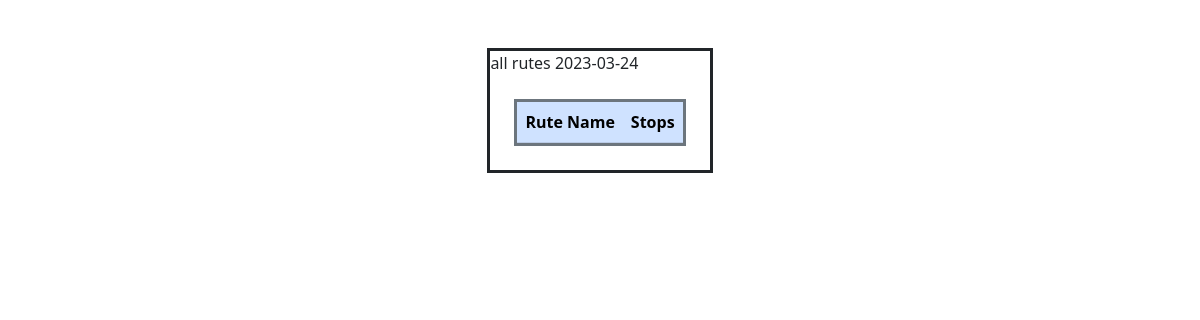
Before: /rutes/2023-03-24 with the older database file.
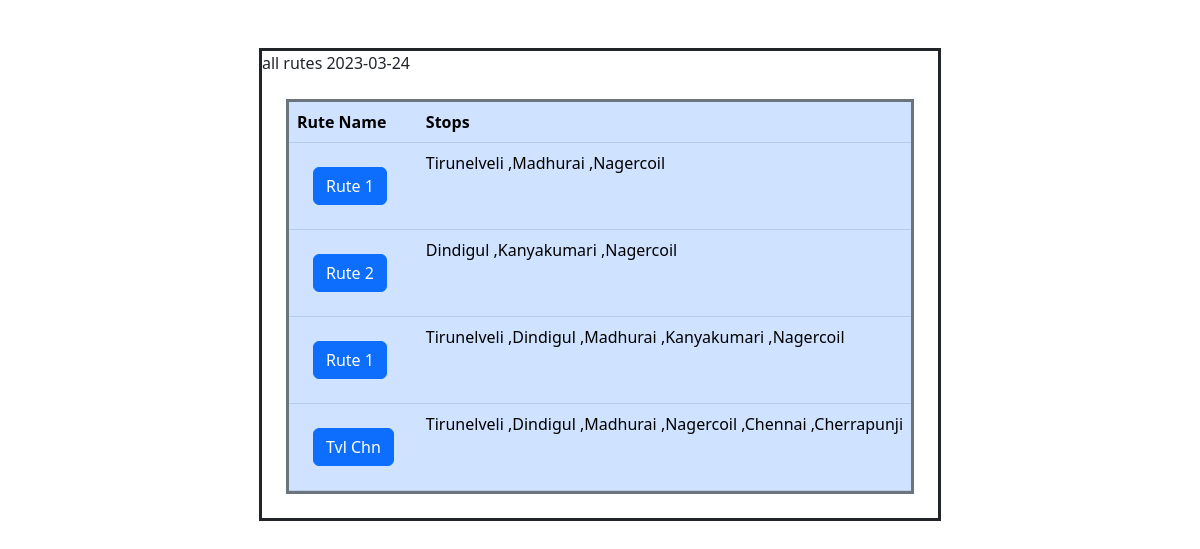
After: the same page with the newer database file.
### main/models.py (models this page shows)
class rutes(models.Model):
    rute_name = models.CharField(_("rute name"), max_length=50)
    bus = models.ForeignKey(bus, verbose_name=_("bus "), on_delete=models.CASCADE)
    bus_driver = models.ForeignKey(driver, verbose_name=_("deiver "), on_delete=models.SET_NULL ,null=True)
    bus_rutes = models.ManyToManyField(bus_stop, verbose_name=_(" rutes"))
    bus_date = models.DateField(_("rute date"), auto_now=False, auto_now_add=False ,null=True)
    class Meta:
        verbose_name = _("rutes")
        verbose_name_plural = _("rutes")
    def __str__(self):
        return self.rute_name

class bus_stop(models.Model):
    city_name = models.CharField(_("city name"), max_length=50)
    pincode = models.IntegerField(_("pincode"))
    latitude = models.FloatField(_("latitude"))
    longitude = models.FloatField(_("longitude"))
    class Meta:
        verbose_name = _("bus_stop")
        verbose_name_plural = _("bus_stops")
    def __str__(self):
        return self.city_name

### main/views.py (the view)
# urls.py: path('rutes/<slug:date>',view=views.rutesView),
def rutesView (request ,date):
    rutesList= rutes.objects.filter(bus_date=date)
    return render(request,"rutes.html",{'date':date,"rutes":rutesList})

### main/templates/rutes.html (shortened to what this page needs)
<!doctype html>
<html lang="en">
<head>
  <link href="https://cdn.jsdelivr.net/npm/bootstrap@5.2.1/dist/css/bootstrap.min.css" rel="stylesheet"
>
</head>
<body>
  <main class="d-flex justify-content-center p-5">
    <div class="border border-3 border-dark d-flex dates flex-column ">
      all rutes {{date}}
      <div class="border border-secondary m-4 table-responsive">
        <table class="m-auto table table-primary text-capitalize">
          <thead>
            <tr>
              <th scope="col">Rute name</th>
              <th scope="col">Stops</th>
            </tr>
          </thead>
          <tbody>
            {% for rute in  rutes%}
            <tr class="">
              <td scope="row"><a name="today" id="{{rute}}" class="align-self-center btn btn-primary m-3"
                  href="http://127.0.0.1:8000/weather/{{rute.id}}" role="button">{{rute.rute_name}}</a></td>
              <td>{{rute.bus_rutes.all |join:" ,"}}</td>
            </tr>
            {% endfor %}
          </tbody>
        </table>
      </div>
    </div>
  </main>
</body>
</html>

Changed rows visible on the page:
now on this page (row edited): rutes: rute_name "Rute 1", bus_rutes.all "Tirunelveli ,madhurai ,Nagercoil"
added rutes: rute_name "Rute 2", bus_rutes.all "Dindigul ,Kanyakumari ,Nagercoil"
added rutes: rute_name "Rute 1", bus_rutes.all "Tirunelveli ,Dindigul ,madhurai ,Kanyakumari ,Nagercoil"
added rutes: rute_name "Tvl Chn", bus_rutes.all "Tirunelveli ,Dindigul ,madhurai ,Nagercoil ,chennai ,cherrapunji"
